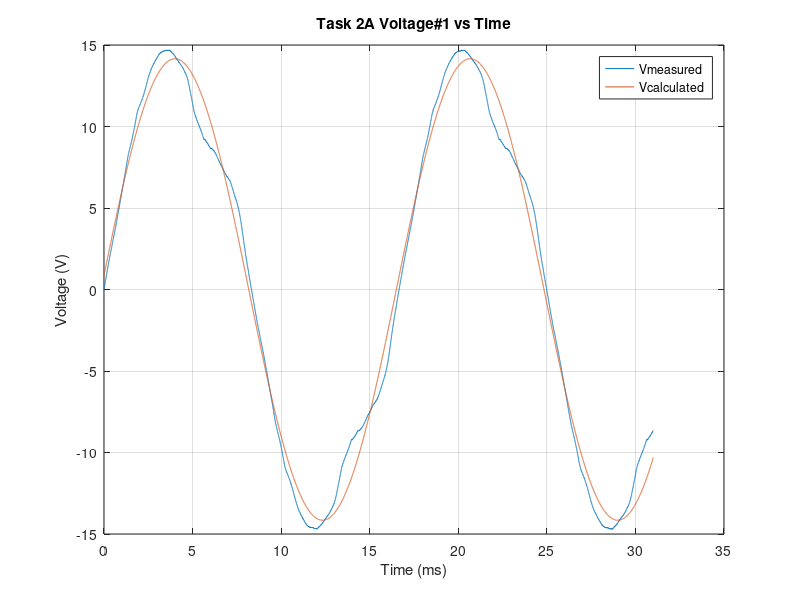

The MATLAB script that drew this image: (Note: this script raises an error after producing the figure.)
% Task 5D 
%{
Task 5 D: Harmonics in AC mains Use any of the measured/recorded voltages
in Task 1 or 2, first plot the recorded voltage waveform. How close is this
waveform to an ideal sinusoid? Use MATLAB FFT command (or an equivalent
tool) to calculate the harmonic content. Also plot this content where the
harmonic amplitudes are either in volts or normalized with respect to the
fundamental component. The frequency axis should have units of Hz. You can
read help on FFT on the MATLAB command line and/or read online
documentation to learn how this function should be properly used. You will
need to rescale the output of the FFT to display the harmonic spectrum
properly.
%}


fileID = fopen('lab1D_task2a_BandP.txt','r');
fgetl(fileID); % Read and discard the first line

[A count] = fscanf(fileID,'%f %f %f %f %f %f %f\n',[7 Inf]);

fclose(fileID);
t = A(1,:);
V1 = A(2,:);
V2 = A(3,:);
V3 = A(4,:);
I1 = A(5,:);
I2 = A(6,:);
I3 = A(7,:);

% The assumed measured value of V1 if it were an actual sinusoid.
V1a = 10.01*sqrt(2)*sin(2*pi*60/1000*t+3.5*pi/180); 

figure(1); clf;
plot(t,V1,t,V1a);
title('Task 2A Voltage#1 vs Time');
xlabel('Time (ms)');
ylabel('Voltage (V)');
legend('Vmeasured','Vcalculated');
grid on;

figure(2); clf;
vec = [t,V1];
T = (t(2)-t(1))*1e-3; % Set the sample period by the difference between two adjacent time points in ms
Fs = 1/T;
t_vec = 0:1/Fs:t(1,end); % Set up an even time vector by using the sample period and the last time measurement
L = length(V1);
X = fft(V1,L);
X = X(1:L/2); % Take half the frequency spectrum
mx = abs(X/L); % Magnitude;
f = (0:L/2-1)*Fs/L; % Create the frequency vector
stem(f,mx,Linewidth=2.5);
xlim([0 500]); % Set where you want to look
xlabel("Frequency (Hz)");
ylabel('Voltage');
title('Voltage vs. Frequency of Input Voltage from Task 2A, Step 3');